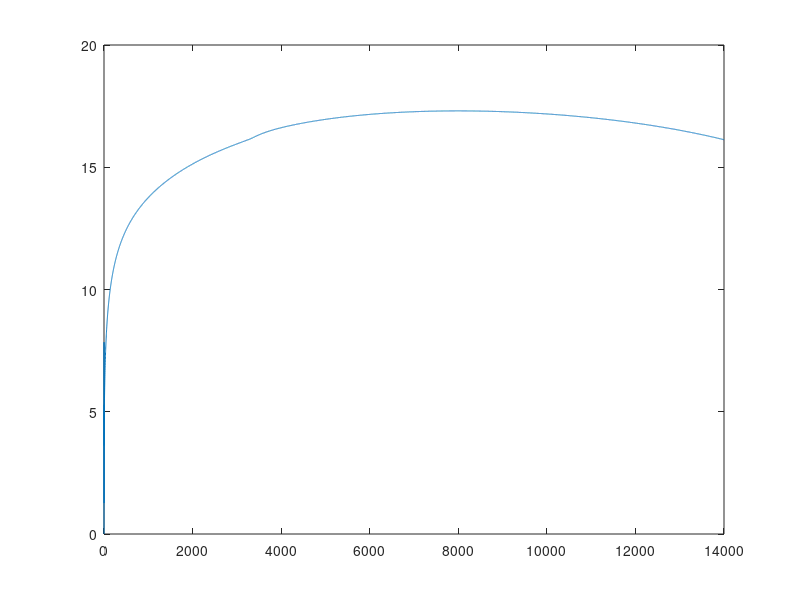
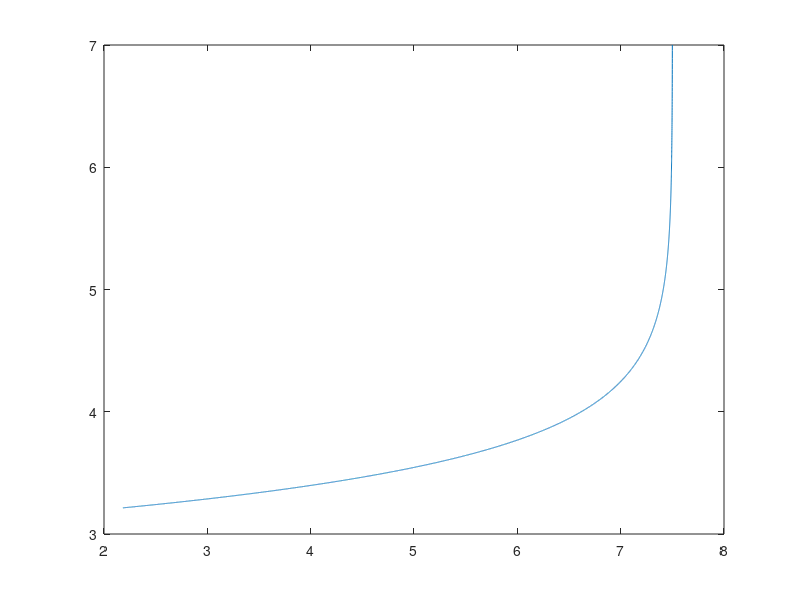

Recreate these plots in MATLAB, in order.
clear all 
close all 

Ds=(0.2544*10^(-4))/86400;
Ll=2*10^(-4);
rho=50;
Yac=0.212;
bina=0.02/86400;
bdet=0.05/86400;
Dco2=(0.9960*10^(-4))/86400;
Dh=(2.3328*10^(-4))/86400;
Am=54*10^(-4);
F=96450;
T=323;
R=8.314;
Vc=135*10^(-6);
Va=135*10^(-6);
Eoanode=340;
Eocathode=1299;
ioref=0.005;%changed from tafel plot to 0.005 from 0.001
b=120;
dcell=2.5*10^(-2);
kaq=3500;
Eka=-155;
dm=4.5;
km=1.7;
co2equi=7.26*10^(-3);
kla=414/86400;
qo2=2.64/86400;
rmax=100.9/3600;
ks=1.27*10^(-3);
chb=10^(-7);





f1 = @(cs) rmax*(1-exp(-cs/ks)) ;
f2 = @(mu,nact,phia) (mu*(1/(1+exp(-F/(R*T*1000)*nact)))*phia) ;
f3 = @(rs,phia,delta,L) Yac*rs-bina*phia+(phia/L)*delta-(phia/L)*(Yac*rs*L+delta) ;
f4 = @(rs,L,delta) Yac*rs*L+delta ;
f5 = @(L) -bdet*L ;
f6 = @(L,csb,cs,rs,delta) (Ds/(Ll*L))*(csb-cs)-rho*rs-(cs/L)*(Yac*rs*L+delta);
f7 = @(L,cco2b,cco2,rs,delta) (Dco2/(Ll*L))*(cco2b-cco2)+4*rho*rs-(cco2/L)*(Yac*rs*L+delta) ;
f8 = @(L,chb,ch,rs,delta) (Dh/(Ll*L))*(chb-ch)+12*rho*rs-(ch/L)*(Yac*rs*L+delta) ;
f9 = @(rs,L,delta) -Am*(Yac*rs*L+delta) ;
f10 = @(csb,cs,vl) (1/vl)*(-(Am*Ds/Ll)*(csb-cs)) ;
f11 = @(cco2b,cco2,vl) (1/vl)*(-(Am*Dco2/Ll)*(cco2b-cco2)) ;
f12 = @(i) -2.24*10^(-7)*(i)+0.0067;
%f12 = @(i) (kla*co2equi+7.7167*10^(-8)*exp(-(i)*(kla+qo2)))/(kla+qo2);
f13 = @(co2,ch)  Eocathode-((R*T*1000)/(4*F))*log(1/(co2*(ch^4))) ;
f14 = @(ch,cco2,cs) Eoanode-((R*T*1000)/(12*F))*log(((cco2^3)*(ch)^(11))/cs) ;
f15 = @(csb) (12*F*Ds*1000*csb)/(Ll) ;
f16 = @(I) ((dm/km)+(dcell/kaq))*(I/1000) ;
f17 = @(I,il) ((R*T)/(12*F))*1000*log(il/(il-I)) ;
f18 = @(I,cs) (b/2.303)*asinh(I/(2*ioref*cs)) ;
f19 = @(Ecathode,Eanode,nohm,nconc,nact) (abs(Ecathode-Eanode)-nohm-nconc-nact)*0.081 ;
f20 = @(Eoutput)  Eoutput/100;


d_t=1;
t = 0:d_t:18000;

mu=zeros(1,length(t));
kd=zeros(1,length(t));
rs=zeros(1,length(t));
phia=zeros(1,length(t));
L=zeros(1,length(t));
cs=zeros(1,length(t));
delta=zeros(1,length(t));
cco2=zeros(1,length(t));
ch=zeros(1,length(t));
vl=zeros(1,length(t));
csb=zeros(1,length(t));
cco2b=zeros(1,length(t));
co2=zeros(1,length(t));
Ecathode=zeros(1,length(t));
Eanode=zeros(1,length(t));
il=zeros(1,length(t));
nohm=zeros(1,length(t));
nconc=zeros(1,length(t));
nact=zeros(1,length(t));
Eoutput=zeros(1,length(t));
I=zeros(1,length(t));
ovr=zeros(1,length(t));
idenstity=zeros(1,length(t));
OUR=zeros(1,length(t));
xbyxo=zeros(1,length(t));
T=zeros(1,length(t));
power=zeros(1,length(t));
mutnoexp=zeros(1,length(t));
eff=zeros(1,length(t));

mu(1)=1.166370409*10^(-3);
rs(1)=2.5*10^(-20);%INITIAL I NEED TO BE KNOWN(TAKEN ZERO HERE) to vary
phia(1)=0.4286802857;%to vary
L(1)=0.0258*10^(-1);%to vary
cs(1)=7.5;
delta(1)=-1.446759259*10^(-08);
cco2(1)=1.804718175*10^(-10);%INITIAL CO2 CONC NEEDED and here up needed to be reviewed
ch(1)=10^(-7);
vl(1)=135*10^(-6);
csb(1)=5;
cco2b(1)=1.804718175*10^(-25);
co2b(1)=7.23*10^(-3);
co2(1)=7.23*10^(-3);
Ecathode(1)=845.8563841;
Eanode(1)=845.8563841;
il(1)=8519.75;
nohm(1)=0;
nconc(1)=0;
nact(1)=0;
Eoutput(1)=0;
I(1)=0;
T(1)=308;


for i=1:(length(t)-1)
    
    phia(i+1) = phia(i) + 0.1*d_t*f3(rs(i),phia(i),delta(i),L(i));
    L(i+1) = L(i) + 0.008*d_t*f4(rs(i),L(i),delta(i));
    delta(i+1) = delta(i) + 0.8*d_t*f5(L(i));
    cs(i+1) = cs(i) + 0.00031*d_t*f6(L(i),csb(i),cs(i),rs(i),delta(i));
    cco2(i+1) = cco2(i) + d_t*f7(L(i),cco2b(i),cco2(i),rs(i),delta(i));
    ch(i+1) = ch(i) + 0.000000003*d_t*f8(L(i),chb,ch(i),rs(i),delta(i));
    vl(i+1) = vl(i) + d_t*f9(rs(i),L(i),delta(i));
    csb(i+1) = csb(i) + 0.0003*d_t*f10(csb(i),cs(i),vl(i));
    cco2b(i+1) = cco2b(i) + d_t*f11(cco2b(i),cco2(i),vl(i));
    co2(i+1) = f12(i+d_t);
    Ecathode(i+1) = f13(co2(i+1),10^(-7));
    Eanode(i+1) = f14(ch(i+1),cco2(i+1),cs(i+1));
    il(i+1) = f15(csb(i+1));
    nohm(i+1) = f16(I(i));
    nconc(i+1) = f17(I(i),il);
    nact(i+1) = f18(I(i),cs(i+1));
    mu(i+1) = f1(cs(i+1));
    rs(i+1) = f2(mu(i+1),nact(i+1),phia(i+1));
    Eoutput(i+1) = f19(Ecathode(i+1),Eanode(i+1),nohm(i+1),nconc(i+1),nact(i+1));
    I(i+1) = f20(Eoutput(i+1));
    if i<=16000
    kd(i)=mu(1)*exp(-(16000/t(i)));
    elseif i>16000
        kd(i)=mu(1);
    end
    ph = -log10(ch);
   
end
ovr=(nact+nconc+nohm);
OUR=co2*qo2;

idenstity=I/54*10^(-1);
mut=(mu(1)-kd).*t;
mutnoexp(:,:)=exp(mut);
power=Eoutput.*I;
eff(:,:)=power/76.7;
%T=308-717.56r^2;
%plot(idenstity(100:8000),ovr(100:8000))

%plot(cs(100:8000),ovr(100:8000))

%plot(I,ovr)
%plot(cs,ovr)
%plot(cs(1:5000),I(1:5000))
%plot(cs(1:12000),eff(1:12000))
%plot(cs,mu)
%plot(cs(1:16000),mut(1:16000))
%plot(cs(1:16000),mut(1:16000))
%plot(t(1:12000),power(1:12000))
%plot(cs(1:5000),OUR(1:5000))
%plot(t(1:10000),co2(1:10000))
plot(t(1:14000),Eoutput(1:14000))
figure (2)
plot(cs(1:14000),ph(1:14000))